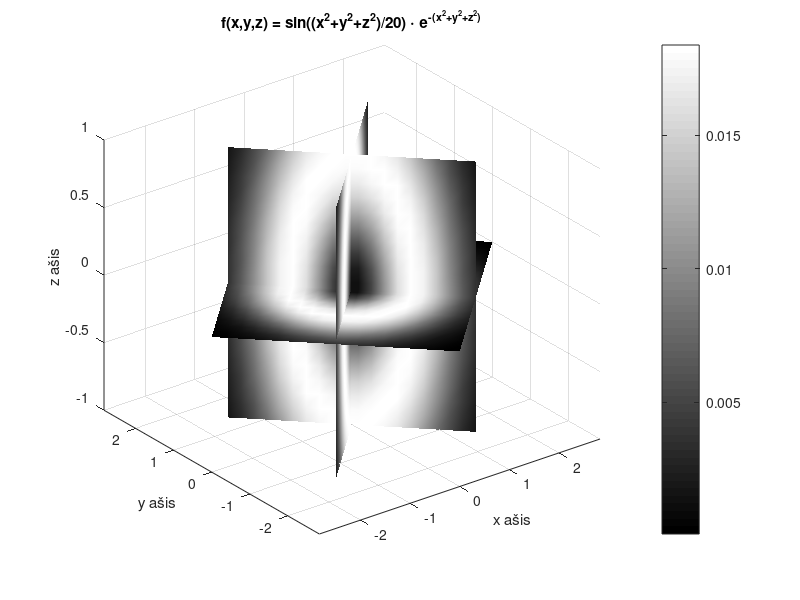
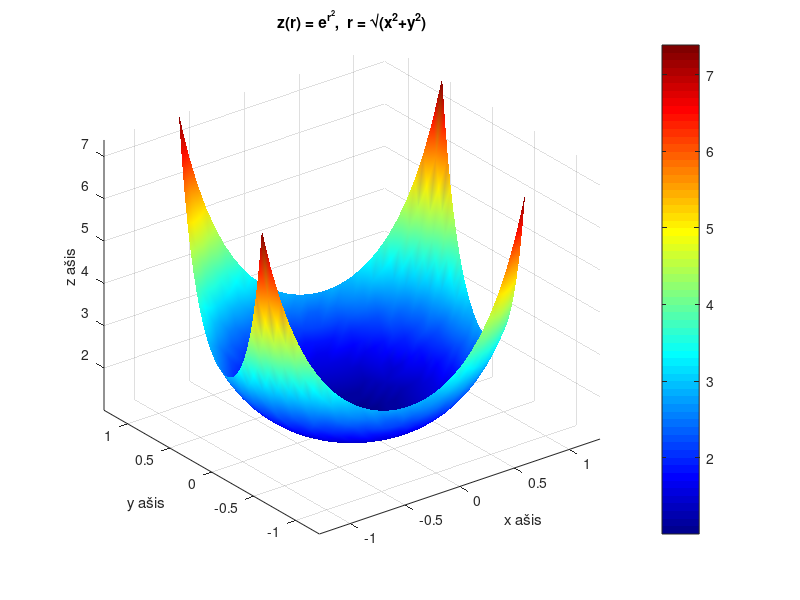
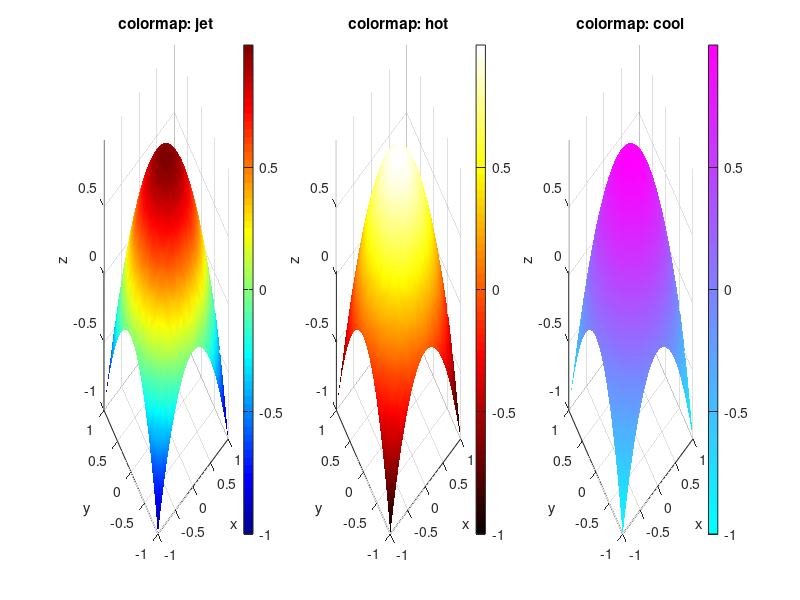

Here is the MATLAB script that generated these plots, in order:
%% a)
x = linspace(-2, 2, 20);
y = linspace(-2, 2, 20);
z = linspace(-1, 1, 20);

[X, Y, Z] = meshgrid(x, y, z);
R2 = X.^2 + Y.^2 + Z.^2;
F = sin(R2 / 20) .* exp(-R2);

figure('Name', 'a)');

hs = slice(X, Y, Z, F, 0, 0, 0);

colormap(gray);
shading interp;
colorbar;

for k = 1:numel(hs)
    rotate(hs(k), [0 0 1], 45);
end

axis tight;
grid on;
view(3);
xlabel('x ašis');
ylabel('y ašis');
zlabel('z ašis');
title('f(x,y,z) = sin((x^2+y^2+z^2)/20) \cdot e^{-(x^2+y^2+z^2)}');

%% b)
x2 = linspace(-1, 1, 30);
y2 = linspace(-1, 1, 30);
[X2, Y2] = meshgrid(x2, y2);

r = sqrt(X2.^2 + Y2.^2);
Z2 = exp(r.^2);

figure('Name', 'b)');

hsurf = surf(X2, Y2, Z2);

colormap(jet);
shading interp;
colorbar;

rotate(hsurf, [0 0 1], 70);

axis tight;
grid on;
view(3);
xlabel('x ašis');
ylabel('y ašis');
zlabel('z ašis');
title('z(r) = e^{r^2},  r = \surd(x^2+y^2)');

%% Papildoma užduotis
% z(x,y) = 1 - (x^2 + y^2)

x = linspace(-1, 1, 40);
y = linspace(-1, 1, 40);
[X, Y] = meshgrid(x, y);

Z = 1 - (X.^2 + Y.^2);

spalvos = {'jet', 'hot', 'cool'};

figure('Name', 'Colormap savybės');

for k = 1:numel(spalvos)
    subplot(1, 3, k);
    surf(X, Y, Z);
    colormap(gca, spalvos{k});
    shading interp;
    colorbar;
    axis tight;
    grid on;
    view(3);
    xlabel('x');
    ylabel('y');
    zlabel('z');
    title(['colormap: ', spalvos{k}]);
end
